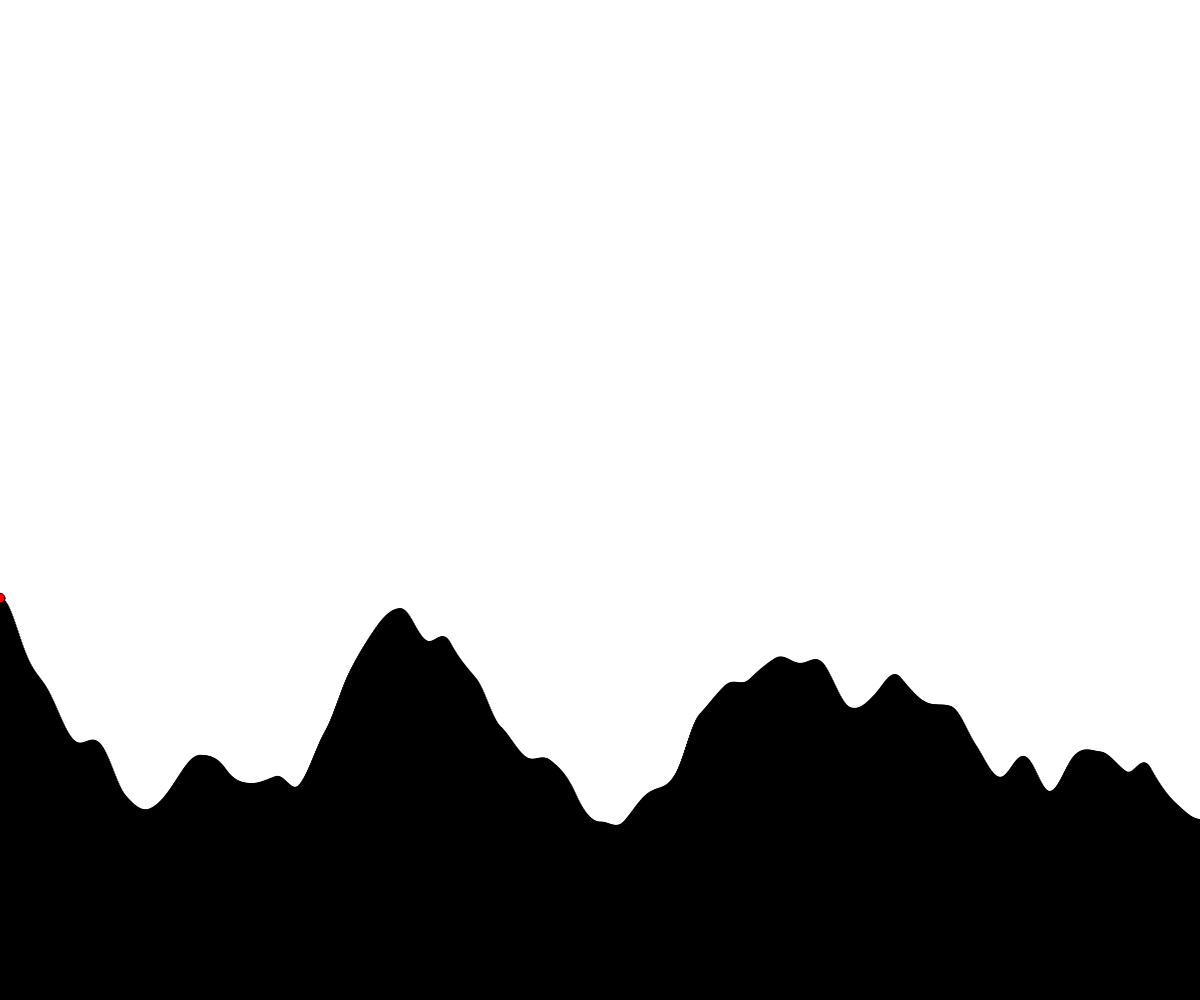
Frame 1 (no input)
Frame 60 (no input): identical to frame 1, image omitted
Frame 120 (the mouse pressed at the canvas centre since frame 60): identical to frame 1, image omitted

The p5.js sketch that drew this single still picture (run headless with seeded random() and noise() and a simulated clock; from frame 60 on, the mouse is pressed at the canvas centre):

// p5.js sketch
// ── sketch.js
// Terrain Generation
// Dan Schellenberg - replace with your name
// Mar 19, 2018

let heights = [];
let numberOfRectangles;

function setup() {
  createCanvas(windowWidth, windowHeight);
  numberOfRectangles = width;
  generateInitialTerrain(numberOfRectangles);
}

function draw() {
  background(255);
  displayTerrain();
  plantFlag();
}

function generateInitialTerrain(numberOfRectangles) {
  let time = 0;
  let dt = 0.005;

  for (let i=0; i<numberOfRectangles; i++) {
    let currentHeight = noise(time)*600;
    heights.push(currentHeight);
    time += dt;
  }
}

function displayTerrain() {
  let rectWidth = width / numberOfRectangles;
  rectMode(CORNERS);
  fill(0);
  stroke(0);
  for (let i=0; i<numberOfRectangles; i++) {
    rect(i*rectWidth, height, (i+1)*rectWidth, height - heights[i]);
  }
}

function plantFlag() {
  let highestX;
  let rectWidth = width / numberOfRectangles;
  let tallest = 0;
  for (let i = 0; i < heights.length; i++) {
    if (heights[i] > tallest) {
      tallest = heights[i];
      highestX = i*rectWidth;
    }
  }
  // Height Line
  let highestY = height - tallest;
  // stroke(255, 0, 0);
  // line(0,highestY,width,highestY);

  fill(255, 0, 0);
  ellipse(highestX, highestY, 10, 10);
}
